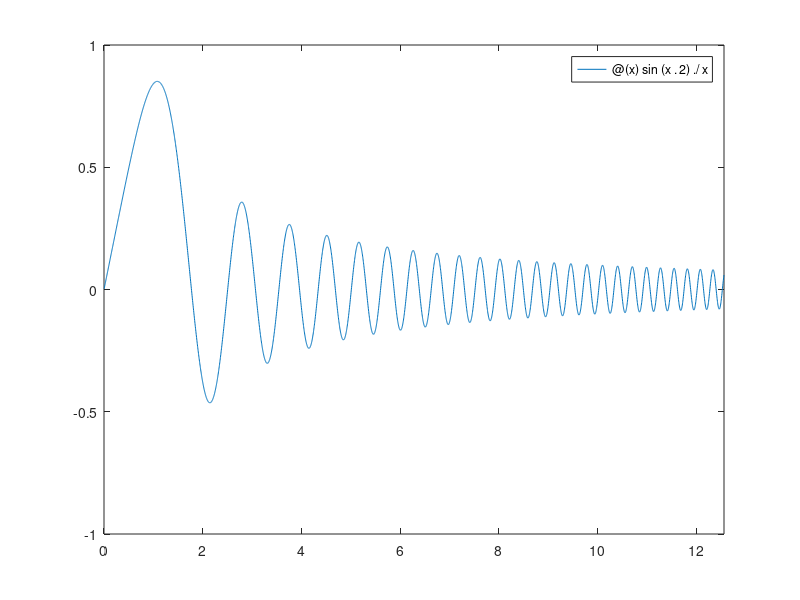

Source code (MATLAB): (Note: this script raises an error after producing the figure.)
%% MATLAB 图像绘制

%% 二维曲线绘制
% plot
t = linspace(0, 2*pi, 200);
x = sin(t) + sin(2*t);
y = cos(t) - cos(2*t);
plot(x, y);

% 一张图内画多条曲线
x_1 = linspace(0, 2*pi, 100);
y_1 = sin(x_1);
plot([x_1; x_1; x_1]', [y_1; y_1*2; y_1*3]');

% 该命令也可以被写成以下形式
plot(x_1, [y_1; y_1*2; y_1*3]);

% plot比较吃自定义的采样间隔
% MATLAB推出fplot函数，可以自适应地采样
% 调用格式：fplot(函数, 取值范围)
fplot(@(x)sin(x.^2)./x, [0, 4*pi]);

% fplot多使用隐函数，如果遇到隐函数不好表达的函数形式，则可以使用fimplicit函数
% 调用格式：fimplicit(函数, [a, b, c, d])
% 其中a和b是x轴的取值范围，c和d是y轴的取值范围
% 若省略cd，则默认cd和ab的值一样；若省略ab，则默认[-5, 5]
fimplicit(@(x, y) x.*x.*x+y.*y.*y-5*x.*y+1/5);

% 曲线样式查表即可
